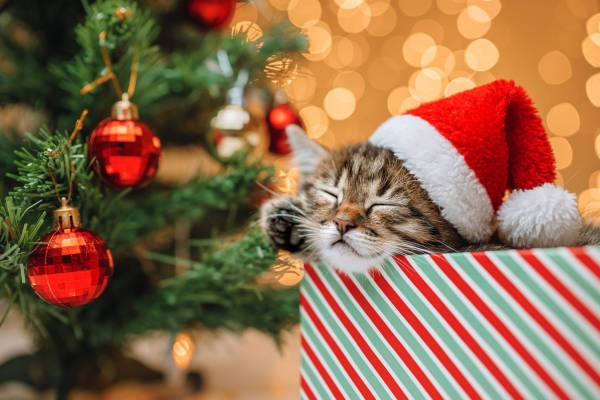
#> input picture images/cat1.jpg, 600 x 400 px; its folder holds only this picture in this run
$ python images2gray.py
#> lines starting #> are read from the running program, lines starting #| are printed output that depends on the picture
import os
from PIL import Image
import PIL.ImageOps
import re
import copy
import struct
import shutil


#########################################

# Script will overwrite any existing file it is run multiple times
# user can specify path for searching and saving files
# user can add black borders to every image (it is good for menu icons etc)

# in case of error with PIL user must install this
# 'pip install Pillow' OR 'python -m pip install Pillow' OR 'python3 -m pip install Pillow'

# TIP for creating custom size images use website 'https://www.reduceimages.com/'

######################################xx

# array used for converting 8bit image depth to 4bit=16values for eInk in M5 Paper
GRAYSCALE_MAP = [0 for i in range(256)]

# option to let function create black edge around image (good for icons in menu)
# currently only single pixel is processed
createBlackEdge = 0

# path for searching
path = os.getcwd()

# debug output print
# 2 --> YES (ALL), 1 --> YES (BASIC), 0 --> NO
DEBUG_PRINT = 0

# create either single image = single file or single file = multiple images
# 1 --> single image=single file, 0 --> mutiple images=single file
SINGLE_IMAGE_FILE = 1

# flag to check for multiple file in single header writes
firstInFile = 1

def createGrayMap():


    GRAYSCALE_MAP_LOCAL = [0 for i in range(256)]

    x = -1
    for i in range(0, 256):
        if i % 16 == 0:
            x += 1
        GRAYSCALE_MAP_LOCAL[i] = 15 - x


    return GRAYSCALE_MAP_LOCAL


# function to search for all images with format .png, .bmp and .jpg in specified path and all of its subfolders
def searchForImages(search_path="C:/", verbose = 0):

#> called with search_path = 'images', verbose = 0
    result_file_paths = []
    result_files = []

    # search for files in all folders in search path
    for root, dirs, files in os.walk(search_path):

        # go through every file =
        for f in files:
            x = os.path.join(root, f)

            if verbose==2:
                print("Current file path: " + x)
                print("Current file: " + f)

            # check if selected file is image with supported format
            if '.png' in x or '.bmp' in x or '.jpg' in x:
                if verbose:
                    print("Found image: " + f)

                # try to add found image to buffer for processing
                try:
                    #print((x, result.search('/(\w+)\.', x)[1].lower()))
                    #result.append((x, result.search('/(\w+)\.', x)[1].lower()))
                    if verbose:
                        print("Image: " + x + " added to buffer")
                    result_file_paths.append(x)
                    result_files.append(f)
                except:
                    print('ERROR addint image ' + x + " to buffer")

    ## return buffer with all found images
    return result_files, result_file_paths

# take image and convert it into array and then scale it to selected GRAYSCALE_MAP so its compatible with eInk in M5 Paper
def getBitmap(img, verbose = 0):

    if verbose==2:
        # show image before converting to basic gray scale
        img.show(title="Original Image")

    # output array buffer with converted image
    buffer = []
    byte = 0

    # converting image to default gray-scale 8bit
    imgGray = img.convert('L')

    if verbose==1:
        # show image after basic gray scale conversion
        imgGray.show(title="Original Gray Image")

    # create black edge around picture
    if createBlackEdge:
        for y in range(imgGray.height):
            imgGray.putpixel( (0, y ), 0)
            imgGray.putpixel( (imgGray.width-1, y), 0)

        for x in range(imgGray.width):
            imgGray.putpixel( (x, 0 ), 0)
            imgGray.putpixel( (x, imgGray.height-1), 0)

        if verbose==1:
            # show image after basic gray scale conversion and with added black edge
            imgGray.show(title="Gray Image with black borders")

    # go through all pixels in image and convert to predefined grayscale map
    for y in range(imgGray.height):
        for x in range(0, imgGray.width, 2):

            byte = GRAYSCALE_MAP[imgGray.getpixel((x, y))] << 4

            if x + 1 < imgGray.width:
                byte |= GRAYSCALE_MAP[imgGray.getpixel((x + 1, y))]


            # add processed pixel into array buffer
            buffer.append(byte)

    # converted image to selected grayscale map in array
    return bytes(buffer)

if __name__ == '__main__':

    print("\nSCRIPT: IMAGES TO GRAYSCALE IMAGE ARRAYS - M5 Paper compatible\n")

    # create gray scale map for 16 values = 4bit image depth
    GRAYSCALE_MAP = createGrayMap()

    # user can specify search folder for images and consequent converted files
    # example here
    # path = r'C:\Users\*userName*\Desktop\fileFolder'
    # UNCOMMENT AND SPECIFY
    #
    #path = r'C:\Users\Michal-Dell\Desktop\M5Paper_projects\M5EPD-main\tools\pictures'

    # search for all image files in specified path
    print("Seaching in path: " + path + "\n")
    file, files_path = searchForImages(search_path=path, verbose=DEBUG_PRINT)

    # print all found images
    print(str(len(file)) + " images found")
    for index in range(len(file)):
        print(" Found file: " + file[index])

        if DEBUG_PRINT:
            print("     Found image path: " + files_path[index])

    firstInFile = 1

    # convert every image into array with specified grascale map and save into current path with filename equal to processed file.txt
    for index in range(len(file)):

        image_array_buffer = []

        # open image
        orig_image = Image.open(files_path[index])
#> orig_image is the input picture: PIL image 600x400 RGB; mean R, G, B 143.9, 107.2, 78
        image = orig_image.copy()

        #invert image
        image = PIL.ImageOps.invert(image)
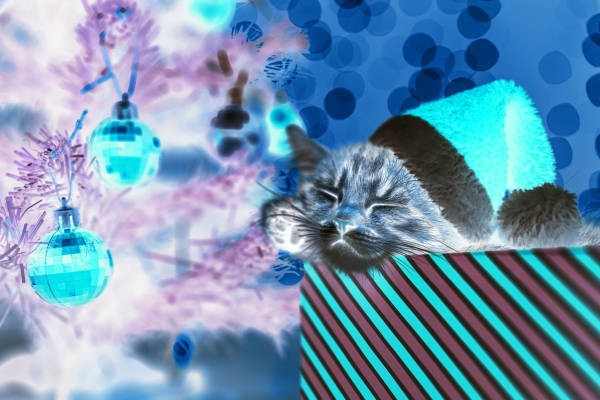
#> image: PIL image 600x400 RGB; mean R, G, B 111.1, 147.8, 177

        # process image into gray array image
        image_array_buffer = getBitmap(img=image, verbose=DEBUG_PRINT)
#> in getBitmap, `imgGray = img.convert('L')`:
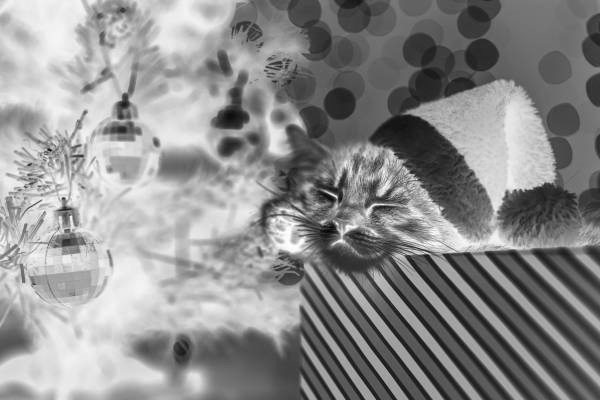
#> imgGray: PIL image 600x400 L; min 3, max 254, mean 140.2
#> after the loop in getBitmap, `for y in range(imgGray.height):`: buffer = 120000 items

        # process file name so it wont containt .file_format
        txt_file_name = file[index]
        split_string = txt_file_name.partition('.')
        txt_file_name = split_string[0]

        #for item in split_string:
        #    print(item)

        # check if we found string/name of the file without file_format attached
        if "." in txt_file_name:
            print(" ERROR did not find string in filename")
            break

        if DEBUG_PRINT:
            print("New txt file name: " + txt_file_name)

        write_file_name = path + "/" + "generic_file.txt"

        ## either single image = single file or multiple images into single file AKA header file
        if SINGLE_IMAGE_FILE:

            write_file_name = path + "/" + txt_file_name + ".h"

            # save array to txt file
            f = open(write_file_name, "w+")
        else:
            write_file_name = path + "/ImageResource.h"
            # save array to txt file
            f = open(write_file_name, "a+")

            if firstInFile:
                # writing basic information into file to support it as header file
                f.write('#ifndef IMAGERESOURCE_H\n#define IMAGERESOURCE_H\n\n')
                f.write('// ----- ImageResource Overview -----\n')
                f.write('// Name, Width x Height\n')
                f.write('// Data to write\n')

                firstInFile = 0

        if DEBUG_PRINT==1:
            print("Writing to file: " + write_file_name)

        # writing image data to file
        f.write('const unsigned char ImageResource_%s_%dx%d[%d] = {\n\t' %(txt_file_name, image.width, image.height, len(image_array_buffer)))
        cnt = 0
        for byte in image_array_buffer:
            f.write('0x%02X, ' % byte)
            cnt += 1
            if cnt == 15:
                cnt = 0
                f.write('\n\t')
#> this loop made 120000 passes
#> byte on passes 1 to 12: 51, 51, 34, 17, 17, 0, 1, 17, 17, 17, 17, 17
#> after the loop, cnt = 0

        f.write('};\n\n')

        # close right after writing data, file is no longer needed
        if SINGLE_IMAGE_FILE:
            f.close()

    # close write after all images are written
    if not SINGLE_IMAGE_FILE:
        f.write('\n\n#endif\n\n')

    if SINGLE_IMAGE_FILE:
        print("\nCreated single file for single image")
    else:
        print("\nCreated single file " + write_file_name + " for all images")

    print("\nALL IMAGES PROCESSED AND CREATED FILES ACCORDINGLY\n")

$ run again, on images/cat2.jpg
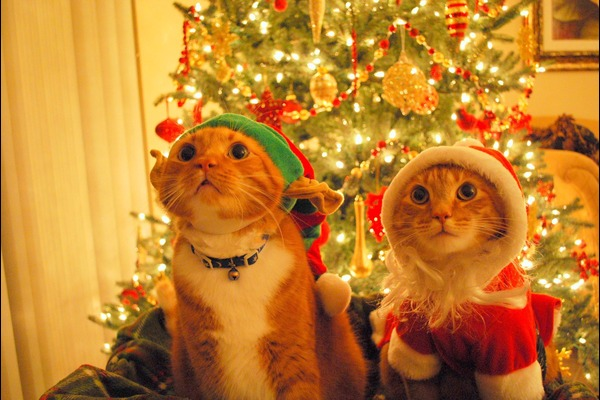
#> input picture images/cat2.jpg, 600 x 400 px
#> orig_image is the input picture: PIL image 600x400 RGB; mean R, G, B 192, 126.4, 46
#> `image = PIL.ImageOps.invert(image)`:
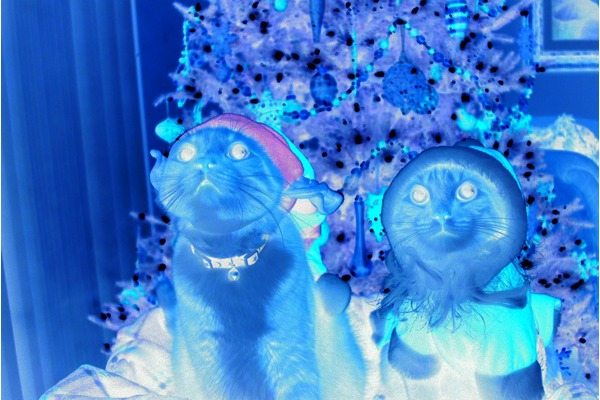
#> image: PIL image 600x400 RGB; mean R, G, B 63, 128.6, 209
#> in getBitmap, `imgGray = img.convert('L')`:
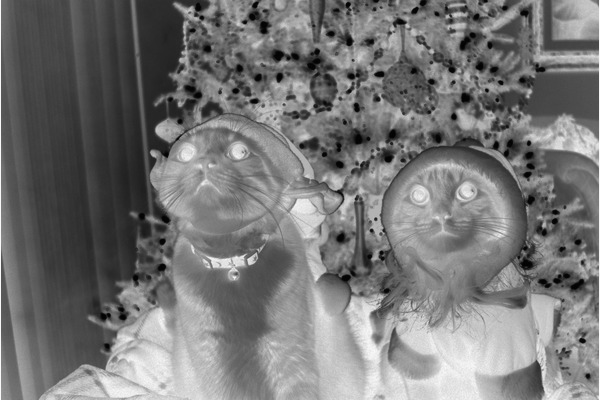
#> imgGray: PIL image 600x400 L; min 0, max 255, mean 118.1
#> after the loop in getBitmap, `for y in range(imgGray.height):`: buffer = 120000 items
#> the loop `for byte in image_array_buffer:` made 120000 passes
#> byte on passes 1 to 8: 8, 153, 153, 153, 170, 170, 170, 187
#> after the loop `for byte in image_array_buffer:`: cnt = 0

$ run again, on images/cat3.jpg
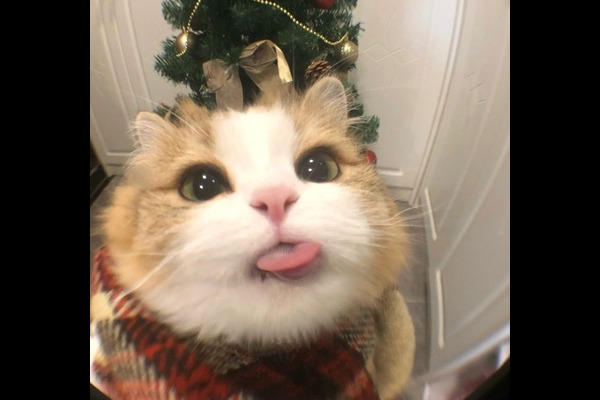
#> input picture images/cat3.jpg, 600 x 400 px
#> orig_image is the input picture: PIL image 600x400 RGB; mean R, G, B 112.5, 98.1, 83.4
#> `image = PIL.ImageOps.invert(image)`:
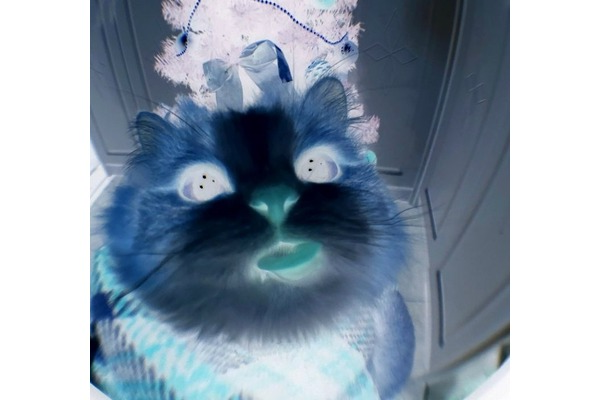
#> image: PIL image 600x400 RGB; mean R, G, B 142.5, 156.9, 171.6
#> in getBitmap, `imgGray = img.convert('L')`:
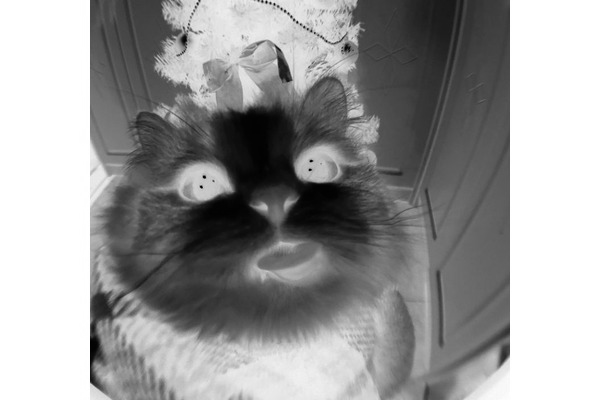
#> imgGray: PIL image 600x400 L; min 1, max 255, mean 154.2
#> after the loop in getBitmap, `for y in range(imgGray.height):`: buffer = 120000 items
#> the loop `for byte in image_array_buffer:` made 120000 passes
#> byte on passes 2 to 9: 0, 0, 0, 0, 0, 0, 0, 0
#> after the loop `for byte in image_array_buffer:`: cnt = 0

$ run again, on images/cat4.jpg
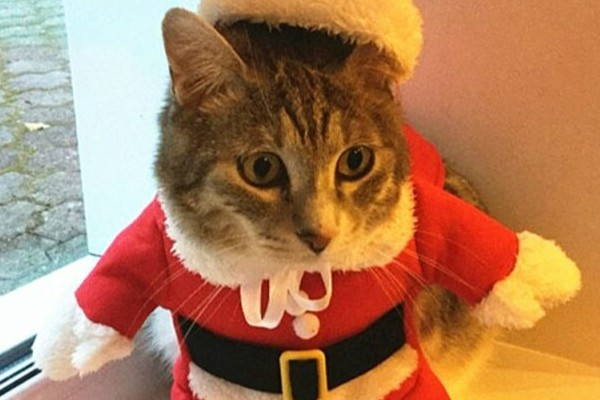
#> input picture images/cat4.jpg, 600 x 400 px
#> orig_image is the input picture: PIL image 600x400 RGB; mean R, G, B 173.5, 124.7, 89.6
#> `image = PIL.ImageOps.invert(image)`:
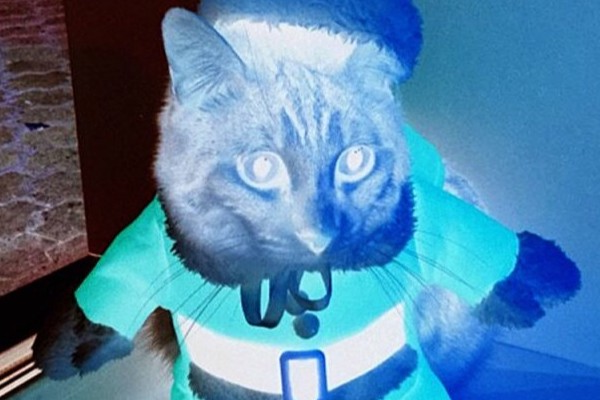
#> image: PIL image 600x400 RGB; mean R, G, B 81.5, 130.3, 165.4
#> in getBitmap, `imgGray = img.convert('L')`:
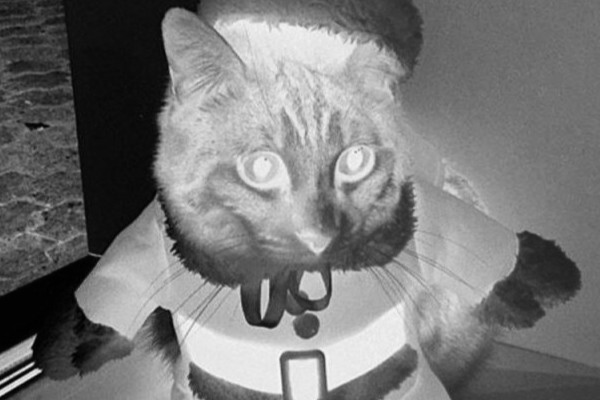
#> imgGray: PIL image 600x400 L; min 0, max 247, mean 119.7
#> after the loop in getBitmap, `for y in range(imgGray.height):`: buffer = 120000 items
#> the loop `for byte in image_array_buffer:` made 120000 passes
#> byte on passes 1 to 8: 204, 204, 205, 220, 204, 205, 221, 204
#> after the loop `for byte in image_array_buffer:`: cnt = 0
